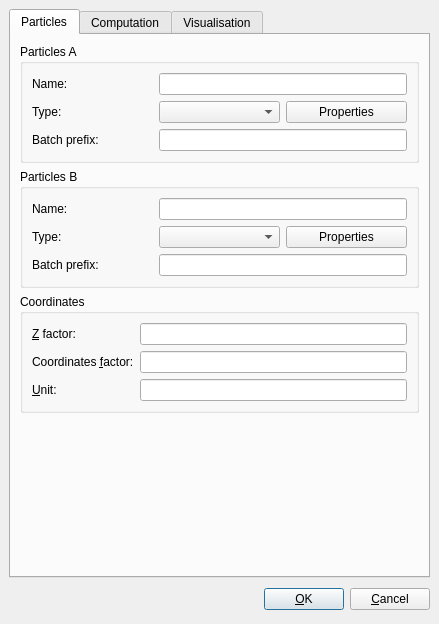
<ui version="4.0" >
 <author>Laurent Jourdren</author>
 <comment>This interface allow the configuration of Corsen</comment>
 <class>ConfigureDialog</class>
 <widget class="QDialog" name="ConfigureDialog" >
  <property name="geometry" >
   <rect>
    <x>0</x>
    <y>0</y>
    <width>439</width>
    <height>624</height>
   </rect>
  </property>
  <property name="windowTitle" >
   <string>Corsen settings</string>
  </property>
  <layout class="QVBoxLayout" >
   <property name="margin" >
    <number>9</number>
   </property>
   <property name="spacing" >
    <number>6</number>
   </property>
   <item>
    <widget class="QTabWidget" name="tabWidget" >
     <property name="currentIndex" >
      <number>0</number>
     </property>
     <widget class="QWidget" name="tab" >
      <attribute name="title" >
       <string>Particles</string>
      </attribute>
      <layout class="QVBoxLayout" >
       <property name="margin" >
        <number>9</number>
       </property>
       <property name="spacing" >
        <number>6</number>
       </property>
       <item>
        <widget class="QGroupBox" name="ParticleBGroupBox" >
         <property name="title" >
          <string>Particles A</string>
         </property>
         <layout class="QVBoxLayout" >
          <property name="margin" >
           <number>9</number>
          </property>
          <property name="spacing" >
           <number>6</number>
          </property>
          <item>
           <layout class="QGridLayout" >
            <property name="margin" >
             <number>0</number>
            </property>
            <property name="spacing" >
             <number>6</number>
            </property>
            <item row="2" column="1" colspan="2" >
             <widget class="QLineEdit" name="particleABatchPrefixLineEdit" />
            </item>
            <item row="1" column="1" >
             <widget class="QComboBox" name="particleATypeComboBox" />
            </item>
            <item row="1" column="0" >
             <widget class="QLabel" name="label_11" >
              <property name="text" >
               <string>Type:</string>
              </property>
              <property name="buddy" >
               <cstring>particleATypeComboBox</cstring>
              </property>
             </widget>
            </item>
            <item row="0" column="0" >
             <widget class="QLabel" name="label_12" >
              <property name="text" >
               <string>Name:</string>
              </property>
             </widget>
            </item>
            <item row="2" column="0" >
             <widget class="QLabel" name="label_13" >
              <property name="text" >
               <string>Batch prefix:</string>
              </property>
             </widget>
            </item>
            <item row="1" column="2" >
             <widget class="QPushButton" name="particleAPropertiesPushButton" >
              <property name="text" >
               <string>Properties</string>
              </property>
             </widget>
            </item>
            <item row="0" column="1" colspan="2" >
             <widget class="QLineEdit" name="particleANameLineEdit" />
            </item>
           </layout>
          </item>
         </layout>
        </widget>
       </item>
       <item>
        <widget class="QGroupBox" name="particleBGroupBox" >
         <property name="title" >
          <string>Particles B</string>
         </property>
         <layout class="QVBoxLayout" >
          <property name="margin" >
           <number>9</number>
          </property>
          <property name="spacing" >
           <number>6</number>
          </property>
          <item>
           <layout class="QGridLayout" >
            <property name="margin" >
             <number>0</number>
            </property>
            <property name="spacing" >
             <number>6</number>
            </property>
            <item row="2" column="1" colspan="2" >
             <widget class="QLineEdit" name="particleBBatchPrefixLineEdit" />
            </item>
            <item row="1" column="1" >
             <widget class="QComboBox" name="particleBTypeComboBox" />
            </item>
            <item row="1" column="0" >
             <widget class="QLabel" name="label_14" >
              <property name="text" >
               <string>Type:</string>
              </property>
              <property name="buddy" >
               <cstring>particleBTypeComboBox</cstring>
              </property>
             </widget>
            </item>
            <item row="0" column="0" >
             <widget class="QLabel" name="label_17" >
              <property name="text" >
               <string>Name:</string>
              </property>
             </widget>
            </item>
            <item row="2" column="0" >
             <widget class="QLabel" name="label_18" >
              <property name="text" >
               <string>Batch prefix:</string>
              </property>
             </widget>
            </item>
            <item row="1" column="2" >
             <widget class="QPushButton" name="particleBPropertiesPushButton" >
              <property name="text" >
               <string>Properties</string>
              </property>
             </widget>
            </item>
            <item row="0" column="1" colspan="2" >
             <widget class="QLineEdit" name="particleBNameLineEdit" />
            </item>
           </layout>
          </item>
         </layout>
        </widget>
       </item>
       <item>
        <widget class="QGroupBox" name="groupBox" >
         <property name="title" >
          <string>Coordinates</string>
         </property>
         <layout class="QVBoxLayout" >
          <property name="margin" >
           <number>9</number>
          </property>
          <property name="spacing" >
           <number>6</number>
          </property>
          <item>
           <layout class="QGridLayout" >
            <property name="margin" >
             <number>0</number>
            </property>
            <property name="spacing" >
             <number>6</number>
            </property>
            <item row="0" column="1" >
             <widget class="QLineEdit" name="zFactorLineEdit" />
            </item>
            <item row="0" column="0" >
             <widget class="QLabel" name="label" >
              <property name="text" >
               <string>&amp;Z factor:</string>
              </property>
              <property name="buddy" >
               <cstring>zFactorLineEdit</cstring>
              </property>
             </widget>
            </item>
            <item row="2" column="1" >
             <widget class="QLineEdit" name="unitLineEdit" />
            </item>
            <item row="2" column="0" >
             <widget class="QLabel" name="label_3" >
              <property name="text" >
               <string>&amp;Unit:</string>
              </property>
              <property name="buddy" >
               <cstring>unitLineEdit</cstring>
              </property>
             </widget>
            </item>
            <item row="1" column="0" >
             <widget class="QLabel" name="label_2" >
              <property name="text" >
               <string>Coordinates &amp;factor:</string>
              </property>
              <property name="buddy" >
               <cstring>factorLineEdit</cstring>
              </property>
             </widget>
            </item>
            <item row="1" column="1" >
             <widget class="QLineEdit" name="factorLineEdit" />
            </item>
           </layout>
          </item>
         </layout>
        </widget>
       </item>
       <item>
        <spacer>
         <property name="orientation" >
          <enum>Qt::Vertical</enum>
         </property>
         <property name="sizeHint" >
          <size>
           <width>329</width>
           <height>61</height>
          </size>
         </property>
        </spacer>
       </item>
      </layout>
     </widget>
     <widget class="QWidget" name="tab_3" >
      <attribute name="title" >
       <string>Computation</string>
      </attribute>
      <layout class="QVBoxLayout" >
       <property name="margin" >
        <number>9</number>
       </property>
       <property name="spacing" >
        <number>6</number>
       </property>
       <item>
        <widget class="QGroupBox" name="groupBox_6" >
         <property name="title" >
          <string>Distance computation threads</string>
         </property>
         <layout class="QGridLayout" >
          <property name="margin" >
           <number>9</number>
          </property>
          <property name="spacing" >
           <number>6</number>
          </property>
          <item row="2" column="3" >
           <spacer>
            <property name="orientation" >
             <enum>Qt::Horizontal</enum>
            </property>
            <property name="sizeHint" >
             <size>
              <width>40</width>
              <height>20</height>
             </size>
            </property>
           </spacer>
          </item>
          <item row="2" column="0" >
           <widget class="QRadioButton" name="customThreadRadioButton" >
            <property name="text" >
             <string>Custom</string>
            </property>
           </widget>
          </item>
          <item row="1" column="0" >
           <widget class="QRadioButton" name="automaticThreadRadioButton" >
            <property name="text" >
             <string>Automatic</string>
            </property>
            <property name="checked" >
             <bool>true</bool>
            </property>
           </widget>
          </item>
          <item row="0" column="0" >
           <widget class="QRadioButton" name="noThreadRadioButton" >
            <property name="text" >
             <string>No threads</string>
            </property>
            <property name="checked" >
             <bool>false</bool>
            </property>
           </widget>
          </item>
          <item row="2" column="1" >
           <widget class="QLabel" name="label_19" >
            <property name="text" >
             <string>Value:</string>
            </property>
            <property name="buddy" >
             <cstring>customThreadSpinBox</cstring>
            </property>
           </widget>
          </item>
          <item row="2" column="2" >
           <widget class="QSpinBox" name="customThreadSpinBox" >
            <property name="minimum" >
             <number>1</number>
            </property>
           </widget>
          </item>
         </layout>
        </widget>
       </item>
       <item>
        <widget class="QGroupBox" name="groupBox_3" >
         <property name="title" >
          <string>Output files</string>
         </property>
         <layout class="QVBoxLayout" >
          <property name="margin" >
           <number>9</number>
          </property>
          <property name="spacing" >
           <number>6</number>
          </property>
          <item>
           <layout class="QGridLayout" >
            <property name="margin" >
             <number>0</number>
            </property>
            <property name="spacing" >
             <number>6</number>
            </property>
            <item row="0" column="0" >
             <widget class="QCheckBox" name="dataFileCheckBox" >
              <property name="text" >
               <string>&amp;Distance data (.data)</string>
              </property>
              <property name="shortcut" >
               <string/>
              </property>
              <property name="checkable" >
               <bool>true</bool>
              </property>
              <property name="checked" >
               <bool>false</bool>
              </property>
             </widget>
            </item>
            <item row="7" column="1" colspan="2" >
             <widget class="QCheckBox" name="mitosCheckBox" >
              <property name="text" >
               <string>Particles B</string>
              </property>
             </widget>
            </item>
            <item row="3" column="0" >
             <widget class="QCheckBox" name="fullResultCheckBox" >
              <property name="text" >
               <string>Full &amp;results</string>
              </property>
              <property name="checked" >
               <bool>false</bool>
              </property>
             </widget>
            </item>
            <item row="4" column="0" >
             <widget class="QCheckBox" name="visualizationCheckBox" >
              <property name="text" >
               <string>3d &amp;visualization</string>
              </property>
              <property name="checked" >
               <bool>false</bool>
              </property>
             </widget>
            </item>
            <item row="5" column="1" >
             <widget class="QCheckBox" name="messengersCheckBox" >
              <property name="text" >
               <string>Particles A</string>
              </property>
              <property name="checked" >
               <bool>false</bool>
              </property>
             </widget>
            </item>
            <item row="6" column="2" >
             <spacer>
              <property name="orientation" >
               <enum>Qt::Horizontal</enum>
              </property>
              <property name="sizeHint" >
               <size>
                <width>21</width>
                <height>20</height>
               </size>
              </property>
             </spacer>
            </item>
            <item row="8" column="1" >
             <widget class="QCheckBox" name="mitosCuboidsCheckBox" >
              <property name="text" >
               <string>Particles B cuboid&amp;s</string>
              </property>
             </widget>
            </item>
            <item row="1" column="0" >
             <widget class="QCheckBox" name="ivFileCheckBox" >
              <property name="text" >
               <string>&amp;Intensity and volumes (.iv)</string>
              </property>
              <property name="checked" >
               <bool>false</bool>
              </property>
             </widget>
            </item>
            <item row="6" column="1" >
             <widget class="QCheckBox" name="messengersCuboidsCheckBox" >
              <property name="text" >
               <string>Particles A cu&amp;boids</string>
              </property>
              <property name="checked" >
               <bool>false</bool>
              </property>
             </widget>
            </item>
            <item row="9" column="1" >
             <widget class="QCheckBox" name="distancesCheckBox" >
              <property name="text" >
               <string>Dista&amp;nces</string>
              </property>
             </widget>
            </item>
            <item row="2" column="0" >
             <widget class="QCheckBox" name="resultCheckBox" >
              <property name="text" >
               <string>Results</string>
              </property>
             </widget>
            </item>
           </layout>
          </item>
         </layout>
        </widget>
       </item>
       <item>
        <spacer>
         <property name="orientation" >
          <enum>Qt::Vertical</enum>
         </property>
         <property name="sizeHint" >
          <size>
           <width>20</width>
           <height>40</height>
          </size>
         </property>
        </spacer>
       </item>
      </layout>
     </widget>
     <widget class="QWidget" name="tab_2" >
      <attribute name="title" >
       <string>Visualisation</string>
      </attribute>
      <layout class="QVBoxLayout" >
       <property name="margin" >
        <number>9</number>
       </property>
       <property name="spacing" >
        <number>6</number>
       </property>
       <item>
        <widget class="QGroupBox" name="groupBox_4" >
         <property name="title" >
          <string>General</string>
         </property>
         <layout class="QVBoxLayout" >
          <property name="margin" >
           <number>9</number>
          </property>
          <property name="spacing" >
           <number>6</number>
          </property>
          <item>
           <layout class="QGridLayout" >
            <property name="margin" >
             <number>0</number>
            </property>
            <property name="spacing" >
             <number>6</number>
            </property>
            <item row="6" column="0" colspan="2" >
             <widget class="QCheckBox" name="showParticlesBDifferentColorCcheckBox" >
              <property name="text" >
               <string>Show Particles B in differents colors</string>
              </property>
             </widget>
            </item>
            <item row="2" column="1" >
             <widget class="QLineEdit" name="surfaceLineSizeLineEdit" />
            </item>
            <item row="3" column="1" >
             <widget class="QLineEdit" name="distanceLineSizelineEdit" />
            </item>
            <item row="0" column="0" >
             <widget class="QLabel" name="label_5" >
              <property name="text" >
               <string>Point Size</string>
              </property>
             </widget>
            </item>
            <item row="5" column="0" colspan="2" >
             <widget class="QCheckBox" name="showParticlesADifferentColorCcheckBox" >
              <property name="text" >
               <string>Show Particles A in differents colors</string>
              </property>
             </widget>
            </item>
            <item row="4" column="0" colspan="2" >
             <widget class="QCheckBox" name="showDistancesNegativeCheckBox" >
              <property name="text" >
               <string>Show negative in a different color</string>
              </property>
             </widget>
            </item>
            <item row="3" column="0" >
             <widget class="QLabel" name="label_6" >
              <property name="text" >
               <string>distance line size</string>
              </property>
             </widget>
            </item>
            <item row="0" column="1" >
             <widget class="QLineEdit" name="pointSizeLineEdit" />
            </item>
            <item row="2" column="0" >
             <widget class="QLabel" name="label_4" >
              <property name="text" >
               <string>Surface line size</string>
              </property>
             </widget>
            </item>
            <item row="1" column="0" >
             <widget class="QCheckBox" name="showSurfaceLinesCheckBox" >
              <property name="text" >
               <string>Show surface lines</string>
              </property>
             </widget>
            </item>
           </layout>
          </item>
         </layout>
        </widget>
       </item>
       <item>
        <widget class="QGroupBox" name="groupBox_5" >
         <property name="title" >
          <string>Colors</string>
         </property>
         <layout class="QGridLayout" >
          <property name="margin" >
           <number>9</number>
          </property>
          <property name="spacing" >
           <number>6</number>
          </property>
          <item row="0" column="0" >
           <widget class="QLabel" name="label_10" >
            <property name="text" >
             <string>Messengers color:</string>
            </property>
           </widget>
          </item>
          <item row="1" column="0" >
           <widget class="QLabel" name="label_9" >
            <property name="text" >
             <string>Mitochondria color:</string>
            </property>
           </widget>
          </item>
          <item row="2" column="0" >
           <widget class="QLabel" name="label_8" >
            <property name="text" >
             <string>Barycenters color:</string>
            </property>
           </widget>
          </item>
          <item row="3" column="0" >
           <widget class="QLabel" name="label_7" >
            <property name="text" >
             <string>Distances color:</string>
            </property>
           </widget>
          </item>
          <item row="4" column="0" >
           <widget class="QLabel" name="label_15" >
            <property name="text" >
             <string>Background color:</string>
            </property>
           </widget>
          </item>
          <item row="5" column="0" >
           <widget class="QLabel" name="label_16" >
            <property name="text" >
             <string>Legend color:</string>
            </property>
           </widget>
          </item>
          <item row="5" column="1" >
           <widget class="QPushButton" name="legendColorPushButton" >
            <property name="text" >
             <string/>
            </property>
            <property name="iconSize" >
             <size>
              <width>32</width>
              <height>16</height>
             </size>
            </property>
           </widget>
          </item>
          <item row="4" column="1" >
           <widget class="QPushButton" name="backgroundColorPushButton" >
            <property name="text" >
             <string/>
            </property>
            <property name="iconSize" >
             <size>
              <width>32</width>
              <height>16</height>
             </size>
            </property>
           </widget>
          </item>
          <item row="3" column="1" >
           <widget class="QPushButton" name="distancesColorPushButton" >
            <property name="text" >
             <string/>
            </property>
            <property name="iconSize" >
             <size>
              <width>32</width>
              <height>16</height>
             </size>
            </property>
           </widget>
          </item>
          <item row="2" column="1" >
           <widget class="QPushButton" name="barycentersColorPushButton" >
            <property name="text" >
             <string/>
            </property>
            <property name="iconSize" >
             <size>
              <width>32</width>
              <height>16</height>
             </size>
            </property>
           </widget>
          </item>
          <item row="1" column="1" >
           <widget class="QPushButton" name="mitosColorPushButton" >
            <property name="text" >
             <string/>
            </property>
            <property name="iconSize" >
             <size>
              <width>32</width>
              <height>16</height>
             </size>
            </property>
           </widget>
          </item>
          <item row="0" column="1" >
           <widget class="QPushButton" name="messengersColorPushButton" >
            <property name="text" >
             <string/>
            </property>
            <property name="iconSize" >
             <size>
              <width>32</width>
              <height>16</height>
             </size>
            </property>
           </widget>
          </item>
         </layout>
        </widget>
       </item>
       <item>
        <spacer>
         <property name="orientation" >
          <enum>Qt::Vertical</enum>
         </property>
         <property name="sizeHint" >
          <size>
           <width>20</width>
           <height>40</height>
          </size>
         </property>
        </spacer>
       </item>
      </layout>
     </widget>
    </widget>
   </item>
   <item>
    <layout class="QHBoxLayout" >
     <property name="margin" >
      <number>0</number>
     </property>
     <property name="spacing" >
      <number>6</number>
     </property>
     <item>
      <spacer>
       <property name="orientation" >
        <enum>Qt::Horizontal</enum>
       </property>
       <property name="sizeHint" >
        <size>
         <width>131</width>
         <height>31</height>
        </size>
       </property>
      </spacer>
     </item>
     <item>
      <widget class="QPushButton" name="okButton" >
       <property name="text" >
        <string>&amp;OK</string>
       </property>
       <property name="default" >
        <bool>true</bool>
       </property>
      </widget>
     </item>
     <item>
      <widget class="QPushButton" name="cancelButton" >
       <property name="text" >
        <string>&amp;Cancel</string>
       </property>
      </widget>
     </item>
    </layout>
   </item>
  </layout>
 </widget>
 <tabstops>
  <tabstop>messengersColorPushButton</tabstop>
  <tabstop>mitosColorPushButton</tabstop>
  <tabstop>barycentersColorPushButton</tabstop>
  <tabstop>distancesColorPushButton</tabstop>
  <tabstop>backgroundColorPushButton</tabstop>
  <tabstop>legendColorPushButton</tabstop>
  <tabstop>okButton</tabstop>
  <tabstop>cancelButton</tabstop>
  <tabstop>tabWidget</tabstop>
  <tabstop>distancesCheckBox</tabstop>
  <tabstop>mitosCuboidsCheckBox</tabstop>
  <tabstop>noThreadRadioButton</tabstop>
  <tabstop>fullResultCheckBox</tabstop>
  <tabstop>particleANameLineEdit</tabstop>
  <tabstop>ivFileCheckBox</tabstop>
  <tabstop>particleBTypeComboBox</tabstop>
  <tabstop>zFactorLineEdit</tabstop>
  <tabstop>particleBPropertiesPushButton</tabstop>
  <tabstop>particleBBatchPrefixLineEdit</tabstop>
  <tabstop>particleBNameLineEdit</tabstop>
  <tabstop>factorLineEdit</tabstop>
  <tabstop>unitLineEdit</tabstop>
  <tabstop>automaticThreadRadioButton</tabstop>
  <tabstop>messengersCuboidsCheckBox</tabstop>
  <tabstop>messengersCheckBox</tabstop>
  <tabstop>mitosCheckBox</tabstop>
  <tabstop>dataFileCheckBox</tabstop>
  <tabstop>customThreadRadioButton</tabstop>
  <tabstop>customThreadSpinBox</tabstop>
  <tabstop>particleAPropertiesPushButton</tabstop>
  <tabstop>particleATypeComboBox</tabstop>
  <tabstop>visualizationCheckBox</tabstop>
  <tabstop>particleABatchPrefixLineEdit</tabstop>
 </tabstops>
 <resources/>
 <connections>
  <connection>
   <sender>okButton</sender>
   <signal>clicked()</signal>
   <receiver>ConfigureDialog</receiver>
   <slot>accept()</slot>
   <hints>
    <hint type="sourcelabel" >
     <x>337</x>
     <y>610</y>
    </hint>
    <hint type="destinationlabel" >
     <x>96</x>
     <y>254</y>
    </hint>
   </hints>
  </connection>
  <connection>
   <sender>cancelButton</sender>
   <signal>clicked()</signal>
   <receiver>ConfigureDialog</receiver>
   <slot>reject()</slot>
   <hints>
    <hint type="sourcelabel" >
     <x>418</x>
     <y>610</y>
    </hint>
    <hint type="destinationlabel" >
     <x>179</x>
     <y>282</y>
    </hint>
   </hints>
  </connection>
 </connections>
</ui>
